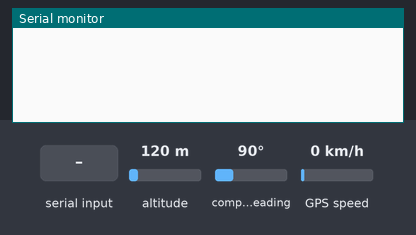
Bench run of a sketch on a simulated Arduino Mega 2560, built with avr-gcc and run on an emulated ATmega2560. Parts: the last lines printed to the serial monitor. The inputs (shaded band) are chosen by the test bench; at power-on: altitude 120 m, compass heading 90°, GPS speed 0 km/h. The GPS gets a fix after 3 s at 37.7749, -122.4194 with 8 satellites.

Above: at 1.2 s.
1.3 s: altitude set to 20 m
At 4.2 s:
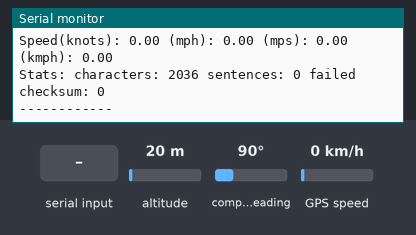
4.3 s: "1" received over the second serial link
5.8 s: compass heading set to 7°
At 7.2 s:
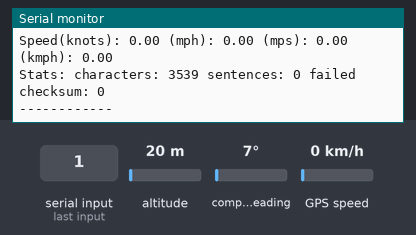
7.3 s: GPS speed set to 2 km/h
At 8.6 s:
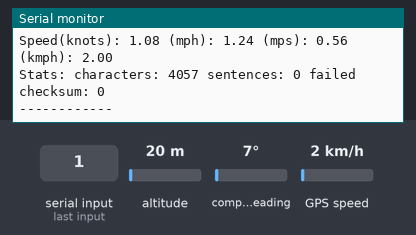
8.8 s: "0" received over the second serial link
Timing chart, 0 to 11.3 s (numbered marks = the images above; inputs shaded):
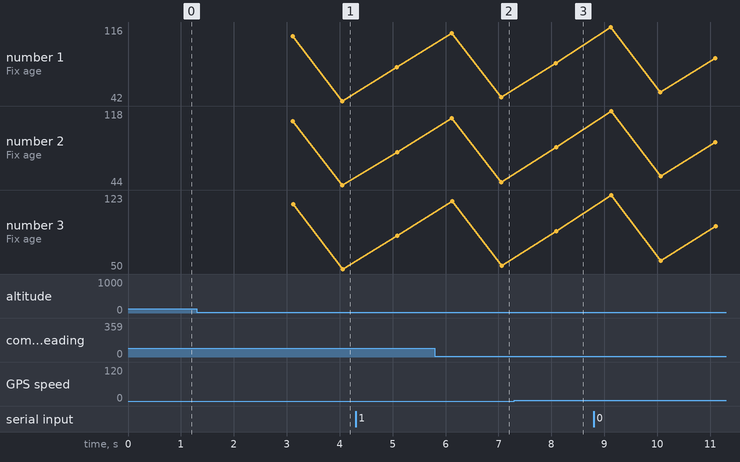

The sketch:

GPScodeSerial.ino
```cpp
#include <TinyGPS.h>

TinyGPS gps;

void gpsPrint(TinyGPS &gps);
void printFloat(double f, int digits = 2);

void setup() {
  Serial.begin(115200);
  Serial1.begin(9600);
}

void loop() {
  bool newdata = false;
  unsigned long start = millis();
  //Update every .1 seconds
  while (millis() - start < 100) {
    if (Serial1.available()) {
      char c = Serial1.read();
      if(gps.encode(c)) {
        newdata = true;
      }
    }
  }

  if (newdata) {
    Serial.println("New Data");
    Serial.println("------------");
    gpsPrint(gps);
    Serial.println("------------");
    Serial.println();
  }
}

void gpsPrint(TinyGPS &gps)
{
  long lat, lon;
  float flat, flon;
  unsigned long age, date, time, chars;
  int year;
  byte month, day, hour, minute, second, hundredths;
  unsigned short sentences, failed;
  unsigned long fix_age;
  gps.f_get_position(&flat, &flon, &fix_age);
  if (fix_age == TinyGPS::GPS_INVALID_AGE) {
    Serial.print(0);
  } else {
    Serial.print(1);
    gps.get_position(&lat, &lon, &age);
    Serial.print("Lat/Long(10^-5 deg): "); Serial.print(lat); Serial.print(", "); Serial.print(lon);
    Serial.print(" Fix age: "); Serial.print(age); Serial.println("ms.");

    gps.f_get_position(&flat, &flon, &age);
    Serial.print("Lat/Long(float): "); printFloat(flat, 5); Serial.print(", "); printFloat(flon, 5);
    Serial.print(" Fix age: "); Serial.print(age); Serial.println("ms.");
    gps.get_datetime(&date, &time, &age);
    Serial.print("Date(ddmmyy): "); Serial.print(date); Serial.print(" Time(hhmmsscc): ");
      Serial.print(time);
    Serial.print(" Fix age: "); Serial.print(age); Serial.println("ms.");
    gps.crack_datetime(&year, &month, &day, &hour, &minute, &second, &hundredths, &age);
    Serial.print("Date: "); Serial.print(static_cast<int>(month)); Serial.print("/");
      Serial.print(static_cast<int>(day)); Serial.print("/"); Serial.print(year);
    Serial.print("  Time: "); Serial.print(static_cast<int>(hour)); Serial.print(":");
      Serial.print(static_cast<int>(minute)); Serial.print(":"); Serial.print(static_cast<int>(second));
      Serial.print("."); Serial.print(static_cast<int>(hundredths));
    Serial.print("  Fix age: ");  Serial.print(age); Serial.println("ms.");
    Serial.print("Alt(cm): "); Serial.print(gps.altitude()); Serial.print(" Course(10^-2 deg): ");
      Serial.print(gps.course()); Serial.print(" Speed(10^-2 knots): "); Serial.println(gps.speed());
    Serial.print("Alt(float): "); printFloat(gps.f_altitude()); Serial.print(" Course(float): ");
      printFloat(gps.f_course()); Serial.println();
    Serial.print("Speed(knots): "); printFloat(gps.f_speed_knots()); Serial.print(" (mph): ");
      printFloat(gps.f_speed_mph());
    Serial.print(" (mps): "); printFloat(gps.f_speed_mps()); Serial.print(" (kmph): ");
      printFloat(gps.f_speed_kmph()); Serial.println();
    gps.stats(&chars, &sentences, &failed);
    Serial.print("Stats: characters: "); Serial.print(chars); Serial.print(" sentences: ");
      Serial.print(sentences); Serial.print(" failed checksum: "); Serial.println(failed);
  }
}

void printFloat(double number, int digits)
{
  if (number < 0.0) {
     Serial.print('-');
     number = -number;
  }

  double rounding = 0.5;
  for (uint8_t i=0; i<digits; ++i)
    rounding /= 10.0;

  number += rounding;

  unsigned long int_part = (unsigned long)number;
  double remainder = number - (double)int_part;
  Serial.print(int_part);

  if (digits > 0)
    Serial.print(".");

  while (digits-- > 0) {
    remainder *= 10.0;
    int toPrint = int(remainder);
    Serial.print(toPrint);
    remainder -= toPrint;
  }
}
```

Measured:
- after the input at 1.3 s, the serial monitor: prints a new line after 1.8 s (image 1)
- after the input at 5.8 s, the serial monitor: prints a new line after 0.34 s (image 2)
- after the input at 7.3 s, the serial monitor: prints a new line after 0.81 s (image 3)
- plotted number 1: 76 → 46 after the input at 5.8 s, 80 → 85 after the input at 8.8 s
- plotted number 2: 44 → 77 after the input at 4.3 s
- plotted number 3: 83 → 53 after the input at 5.8 s, 87 → 92 after the input at 8.8 s
